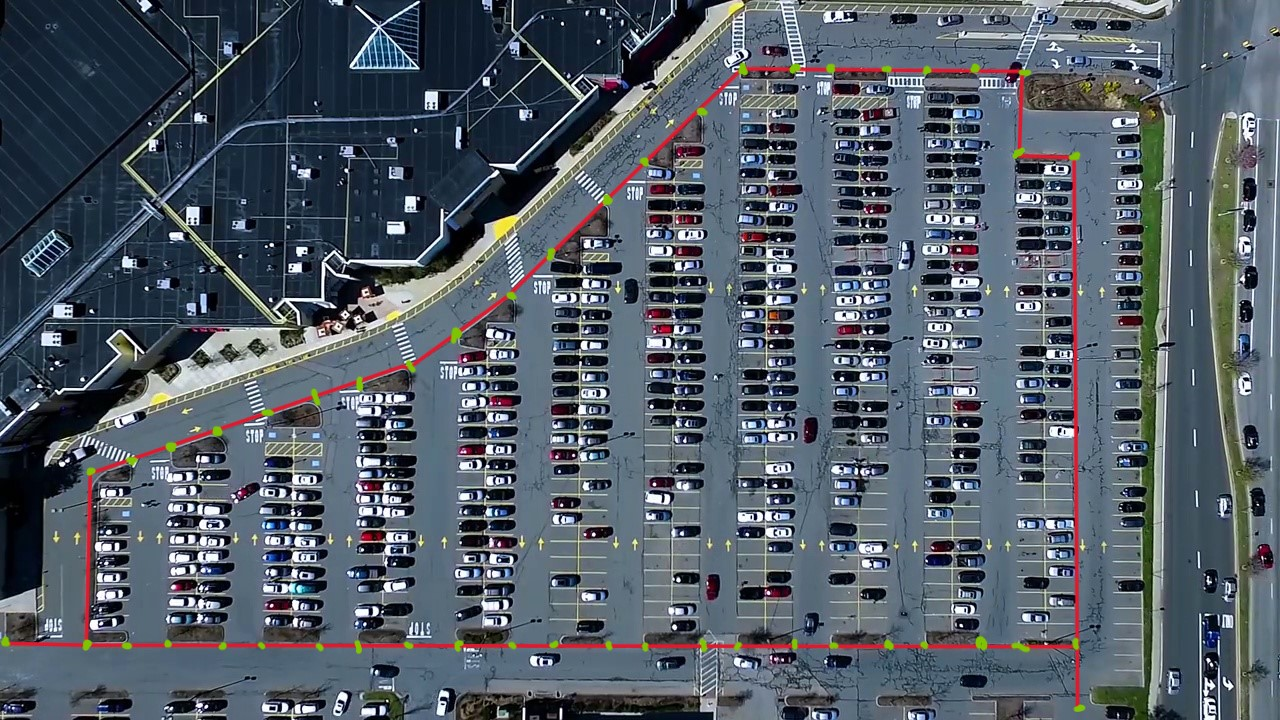
#> input picture saveImg/raw.jpg, 1280 x 720 px
$ jupyter execute 4.ipynb
#> lines starting #> are read from the running program, lines starting #| are printed output that depends on the picture; after the words box and inside, x2 and y2 are one past the last pixel; in counts of white or black regions, pixels touching at a corner belong together
### utils.py
import cv2, json, operator
import numpy as np
import matplotlib.pyplot as plt

def imshow(image, cmap=None, title=None):
    fig, ax = plt.subplots(1, 1)
    img = image.copy()

    if cmap == 'gray':
        ax.imshow(img, cmap=cmap)
    else:
        img = cv2.cvtColor(img,cv2.COLOR_BGR2RGB)
        ax.imshow(img)
    ax.axis('off')

    if title:
        ax.set_title(title)
    plt.show()

def support_chinese():
    plt.rcParams['font.sans-serif'] = ['SimHei']  # 指定默认字体
    plt.rcParams['axes.unicode_minus'] = False  # 解决保存图像是负号'-'显示为方块的问题

# 1）二值过滤，将图像mask 2）转灰度图
# [176 lines left out: functions binary_filter, edge_detection, hoff_lines, choose_pake, draw_line, line_grouping and 1 more, not called in this run]

### models/Nodes.py
import numpy as np
import json
import heapq

class Node:
    def __init__(self, x, y, is_entrance=False, is_empty=False,id = None, is_parking=False):
        self.x = x  # 横坐标
        self.y = y  # 纵坐标
        self.id = id
        self.is_entrance = is_entrance  # 是否为入口，默认为False
        self.is_empty = is_empty  # 是否为空车位，默认为False
        self.is_parking = is_parking

    def __str__(self):
        return f"Node at ({self.x}, {self.y}), Entrance: {self.is_entrance}, Empty: {self.is_empty}"

    def distance(self, w):
        if isinstance(w, Node):
            dx = self.x - w.x
            dy = self.y - w.y
        else:
            dx = self.x - w[0]
            dy = self.y - w[1]
        return np.sqrt(dx * dx + dy * dy)


def read(file):
    with open(file, 'r') as f:
        data = json.load(f)
    return [Node(item['x'], item['y'], item['is_entrance'],
                    item['is_empty'], item['id'], item['is_parking']) for item in data]

def Get_Nearest_Node(NodeList, node):
    if isinstance(node, Node):
        dis = [item.distance(node) for item in NodeList]
    else:
        dis = [item.distance([node[0], node[1]]) for item in NodeList]
    return NodeList[np.argmin(dis)].id


# [4 lines that do not run on import are left out]

### 4.ipynb
[cell 1]
import cv2
import json
import numpy as np
import matplotlib.pyplot as plt
from utils import *

[cell 2]
# 读取图像
img = cv2.imread('./saveImg/raw.jpg')
#> img is the input picture: shape (720, 1280, 3); mean B, G, R 102.7, 92.2, 82.8

# 转换为 HSV 颜色空间
hsv_img = cv2.cvtColor(img, cv2.COLOR_BGR2HSV)
#> hsv_img: shape (720, 1280, 3); mean H, S, V 101.9, 89.7, 107

red_lower1 = np.array([0, 70, 50])
red_upper1 = np.array([10, 255, 255])
red_lower2 = np.array([170, 70, 50])
red_upper2 = np.array([180, 255, 255])

mask1 = cv2.inRange(hsv_img, red_lower1, red_upper1)
#> mask1: shape (720, 1280); 0.1% white in thin lines or dots, all inside (x1, y1, x2, y2) = (10, 67, 1154, 706)
mask2 = cv2.inRange(hsv_img, red_lower2, red_upper2)
#> mask2: shape (720, 1280); 1.5% white; 142 white regions (70 under 20 px), largest, box (x1, y1, x2, y2) and area: (1072, 161, 1080, 639) 2222, (84, 477, 93, 639) 904, (648, 110, 697, 161) 373
red_mask = mask1 + mask2
#> red_mask: shape (720, 1280); 1.6% white; 166 white regions (92 under 20 px), largest, box (x1, y1, x2, y2) and area: (1072, 160, 1080, 645) 2243, (84, 476, 93, 640) 955, (554, 202, 604, 252) 404

# 使用形态学操作去除噪点
kernel = cv2.getStructuringElement(cv2.MORPH_RECT, (5, 5))
red_mask = cv2.morphologyEx(red_mask, cv2.MORPH_OPEN, kernel)
#> red_mask: shape (720, 1280); 1% white; 81 white regions, largest, box (x1, y1, x2, y2) and area: (84, 486, 93, 639) 900, (1073, 321, 1078, 416) 475, (1072, 208, 1077, 273) 325

imshow(red_mask)

[cell 3]
rows, cols = red_mask.shape[:2]
#> rows = 720; cols = 1280
pot1 = [cols*0.2, rows*0.8]
#> pot1 = [256, 576]
pot2 = [cols*0.2, rows*0.7]
#> pot2 = [256, 504]
pot3 = [cols*0.34, rows*0.60]
#> pot3 = [435.2, 432]
pot4 = [cols*0.57, rows*0.15]
#> pot4 = [729.6, 108]
pot5 = [cols*0.8, rows*0.25]
#> pot5 = [1024, 180]
pot6 = [cols*0.8, rows*0.7]
#> pot6 = [1024, 504]
vertice = np.array([[pot1, pot2, pot3, pot4, pot5, pot6]], dtype = np.int32)
cp_image = red_mask.copy()
cp_image = cv2.cvtColor(cp_image, cv2.COLOR_GRAY2BGR)  # 灰度转BGR
for pt in vertice[0]:
    cv2.circle(cp_image, (pt[0], pt[1]), 10, (0, 0, 255), 4)
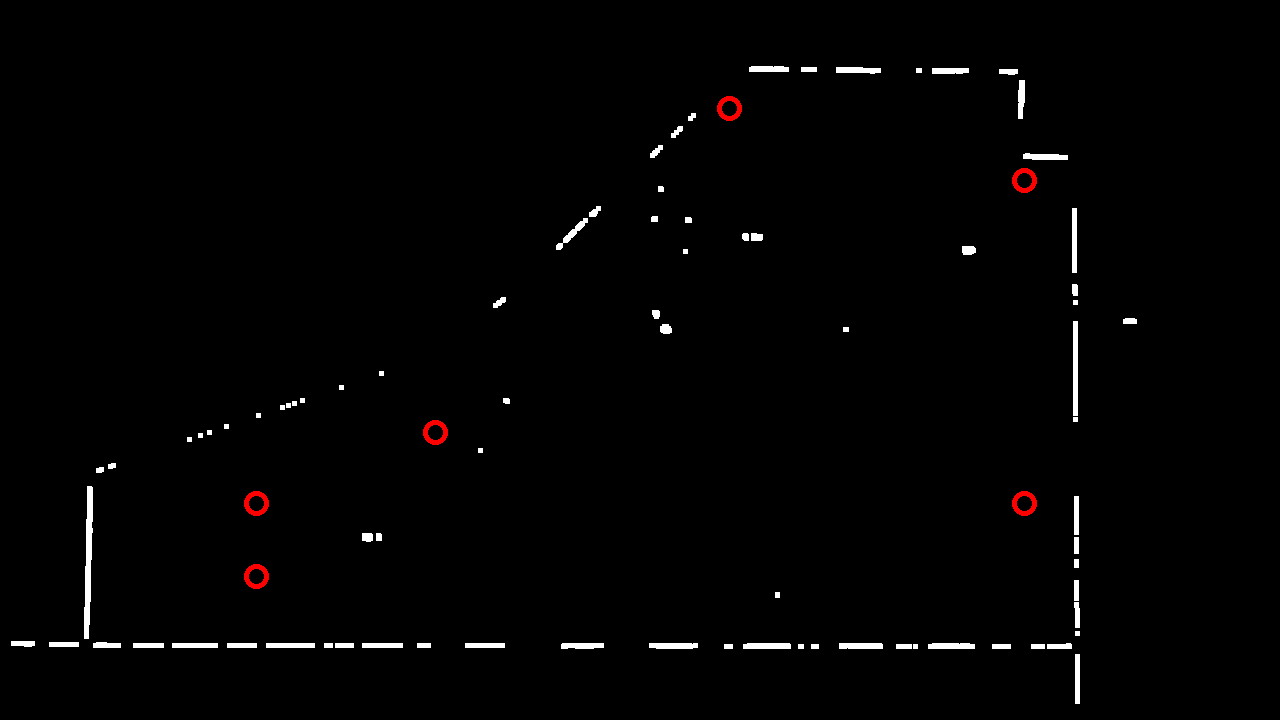
#> cp_image: shape (720, 1280, 3); mean B, G, R 2.7, 2.7, 3.2
    # 绘制位置,参数（图，图标大小，线粗细，颜色，图标编号）
print('choose_pake: 根据图片特征人为选取车库位置,通过固定的顶点绘制区域')
imshow(cp_image)

mask = np.ones_like(red_mask)
if len(mask.shape) == 2:
    cv2.fillPoly(mask, vertice, 0)
#> mask: shape (720, 1280); values 0 (black) and 1 (white), 77.2% white; 1 black region, box (x1, y1, x2, y2) and area: (256, 108, 1025, 577) 209779
    print('choose_pake: 绘制车库mask')
    imshow(mask)
image_choose_pake = cv2.multiply(cv2.bitwise_and(red_mask, mask), 255)
imshow(image_choose_pake)
#> in imshow (call 4), `img = cv2.cvtColor(img,cv2.COLOR_BGR2RGB)`: img: shape (720, 1280, 3); 0.96% white; 67 white regions

[cell 4]
image = image_choose_pake.copy()
imshow(image)
# 寻找轮廓
contours, _ = cv2.findContours(image, cv2.RETR_LIST, cv2.CHAIN_APPROX_NONE)
#> contours = 67 contours, 15 with area under 20; largest, box (x1, y1, x2, y2) and area: (84, 486, 93, 639) 743, (1073, 321, 1078, 416) 376, (1072, 208, 1077, 273) 256, (743, 643, 791, 649) 231, (649, 643, 698, 649) 228

# 找到所有连通分量的最左下方和最右上方的点
components = []
for contour in contours:
    left = min(contour[:, 0, 0])
    right = max(contour[:, 0, 0])
    bottom = min(contour[:, 0, 1])
    top = max(contour[:, 0, 1])

    components.append([[left, top], [right, bottom]])
#> this loop made 67 passes
#> (left, right, bottom, top) on passes 1 to 12: (1075, 1079, 654, 703), (1031, 1044, 644, 648), (992, 1010, 644, 648), (913, 917, 644, 648), (896, 911, 644, 648), (811, 818, 644, 648), (798, 803, 644, 648), (724, 732, 644, 648), (1047, 1071, 643, 648), (928, 974, 643, 648), (839, 882, 643, 648), (743, 790, 643, 648)
#> after the loop, components = 67 items
result = cv2.cvtColor(image, cv2.COLOR_GRAY2BGR)
# 输出每个连通分量的最左下方和最右上方的点
for i, (c1, c2) in enumerate(components):
    cv2.circle(result, c1, 5, (0, 0, 255), -1)
    cv2.circle(result, c2, 5, (0, 255, 0), -1)
#> this loop made 67 passes
#> (c1, c2) on passes 1 to 12: ([1075, 703], [1079, 654]), ([1031, 648], [1044, 644]), ([992, 648], [1010, 644]), ([913, 648], [917, 644]), ([896, 648], [911, 644]), ([811, 648], [818, 644]), ([798, 648], [803, 644]), ([724, 648], [732, 644]), ([1047, 648], [1071, 643]), ([928, 648], [974, 643]), ([839, 648], [882, 643]), ([743, 648], [790, 643])
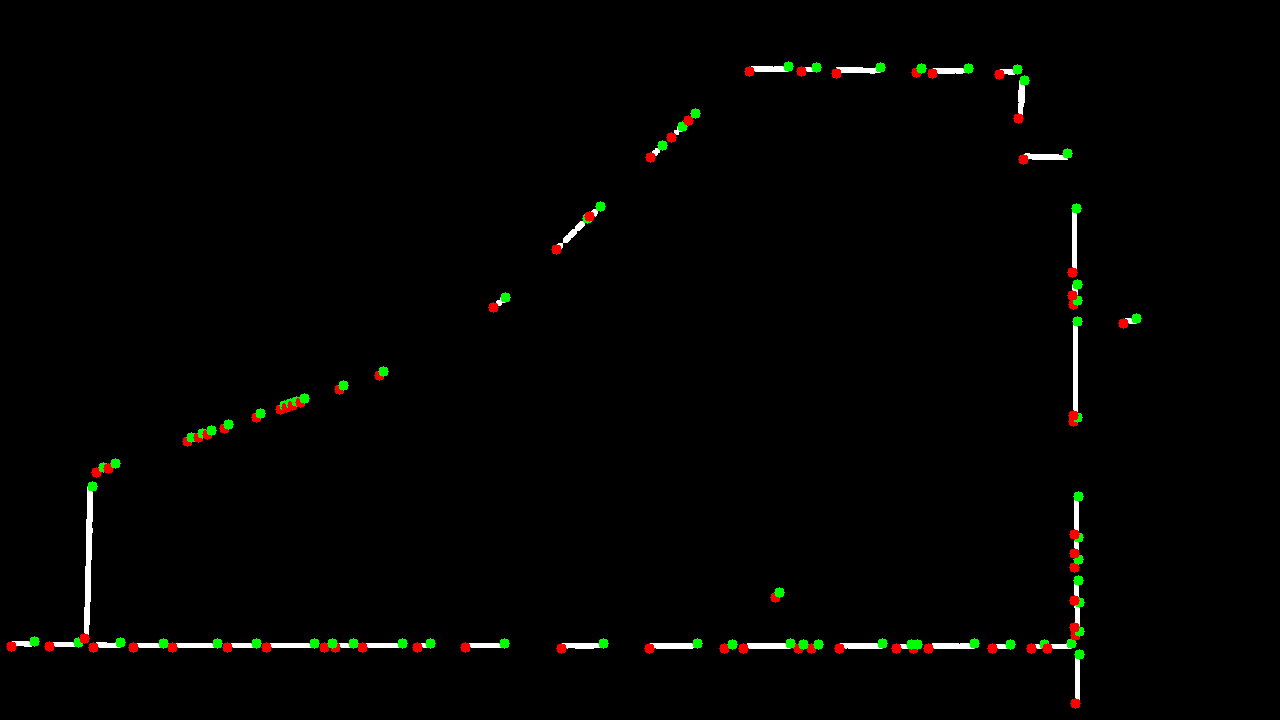
#> result: shape (720, 1280, 3); mean B, G, R 1.7, 3, 3
imshow(result)

[cell 5]
len(components)
#> Out = 67

[cell 6]
from models.Nodes import *

Nodes = read('./config/data.json')
#> (reads config/data.json from the repository)
Nodes_road = [x for x in Nodes if x.is_parking == 0]
Nodes_lot = [x for x in Nodes if x.is_parking == 1]

with open("./config/edge.txt", 'w') as f:
    for c1, c2 in components:
        L = Get_Nearest_Node(Nodes_road, c1)
        R = Get_Nearest_Node(Nodes_road, c2)
        f.write(f"{L}  {R}\n")
#> this loop made 67 passes
#> (L, R) on passes 1 to 2: (585, 582), (571, 571)
    for node in Nodes_lot:
        Nodes_up = [x for x in Nodes if x.y < node.y]
        Nodes_dn = [x for x in Nodes if x.y > node.y]
        U = Get_Nearest_Node(Nodes_up, node)
        D = Get_Nearest_Node(Nodes_dn, node)
        f.write(f"{U}  {node.id}\n")
        f.write(f"{D}  {node.id}\n")

[cell 7]
image_test = cv2.imread("./saveImg/scene1380.jpg")
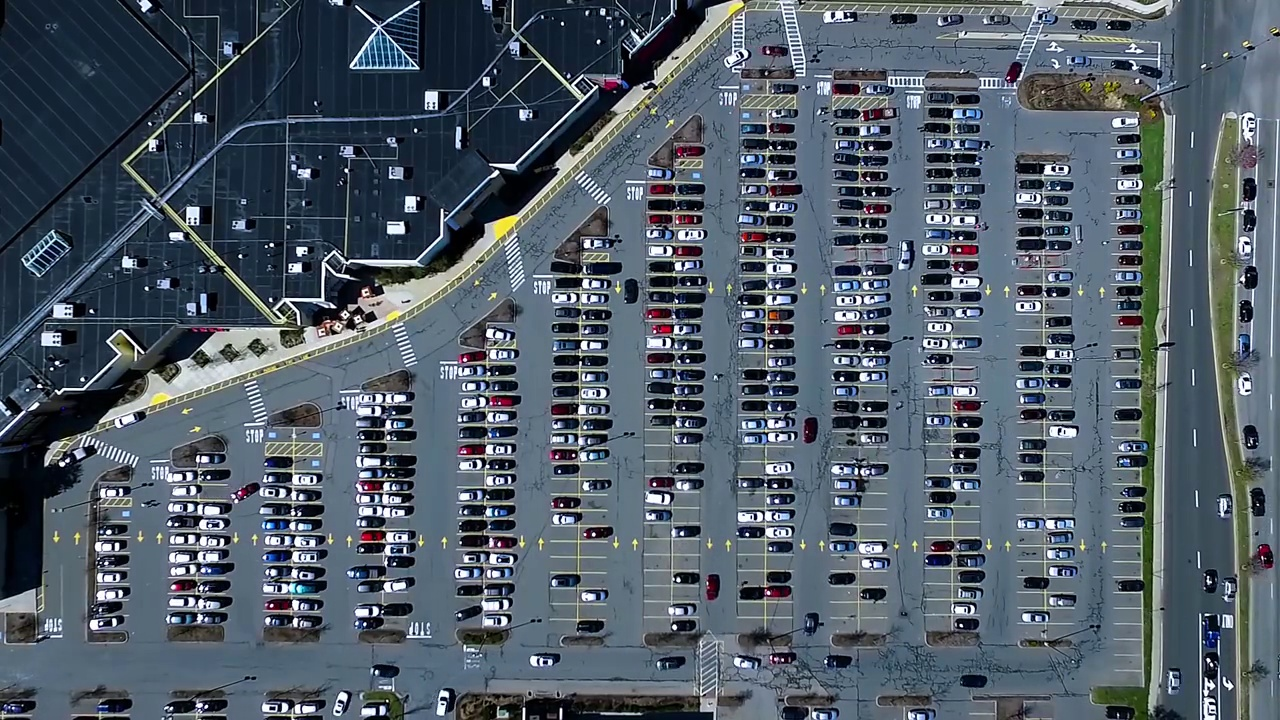
#> input picture saveImg/scene1380.jpg, 1280 x 720 px
#> image_test is the input picture: shape (720, 1280, 3); mean B, G, R 104, 92.8, 81.2

dic = {}
for node in Nodes:
    dic[node.id] = node
    cv2.circle(image_test, (int(node.x), int(node.y)), 5, (0, 0, 255), thickness=2)
#> image_test: shape (720, 1280, 3); 5.71% of pixels changed, all inside (x1, y1, x2, y2) = (0, 59, 1118, 716)
imshow(image_test)

edges = []

with open("./config/edge.txt", "r") as f:
    for line in f:
        edges.append(map(int, line.strip().split()))

for x, y in edges:
    cv2.line(image_test, (int(dic[x].x), int(dic[x].y)), (int(dic[y].x), int(dic[y].y)),
             (0, 0, 255), thickness=2)
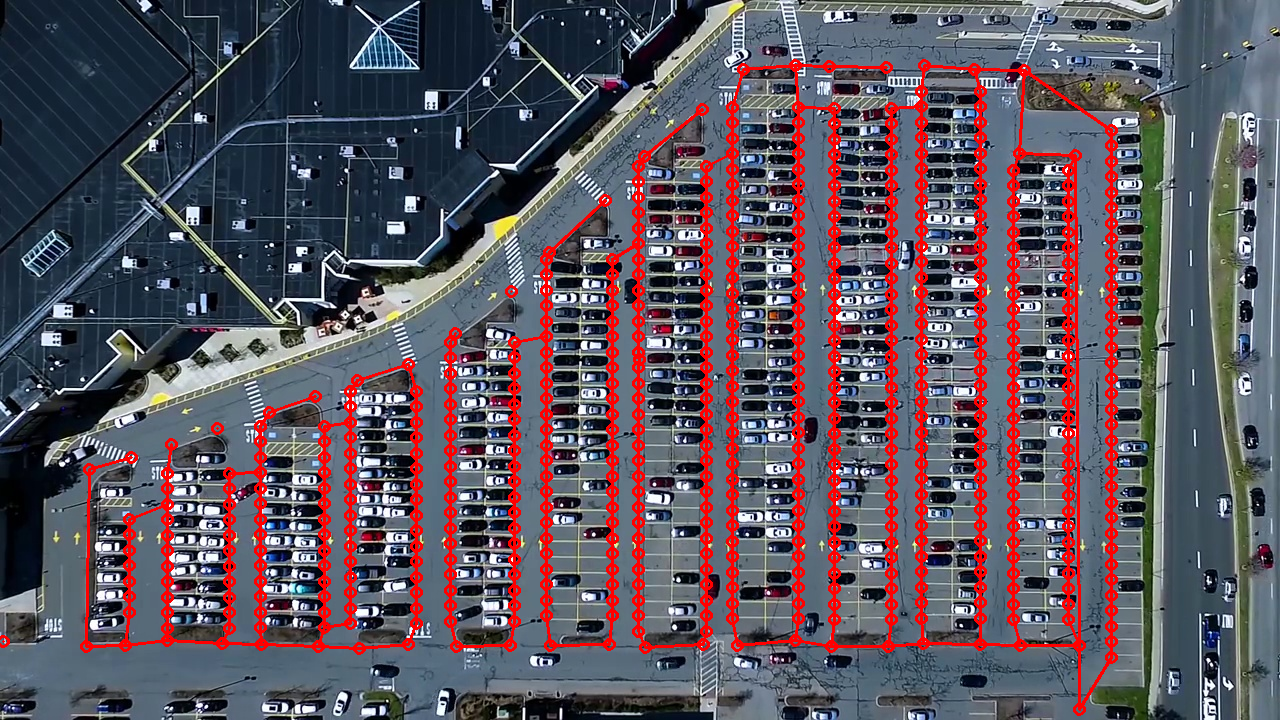
#> image_test: shape (720, 1280, 3); mean B, G, R 93.7, 83.7, 94.3
imshow(image_test)
